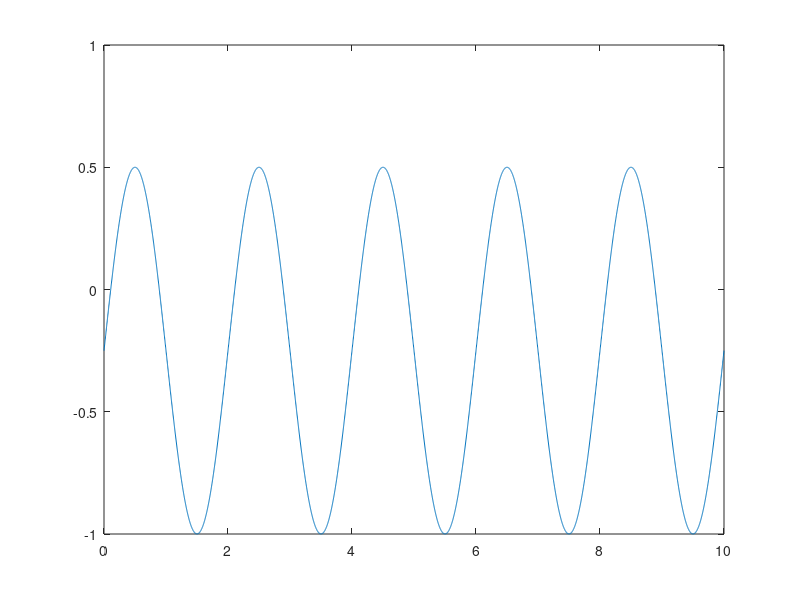
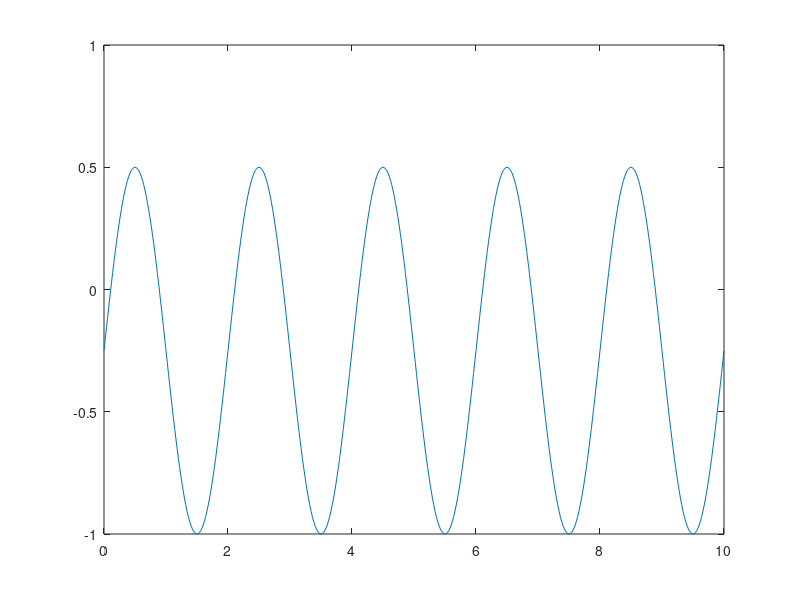
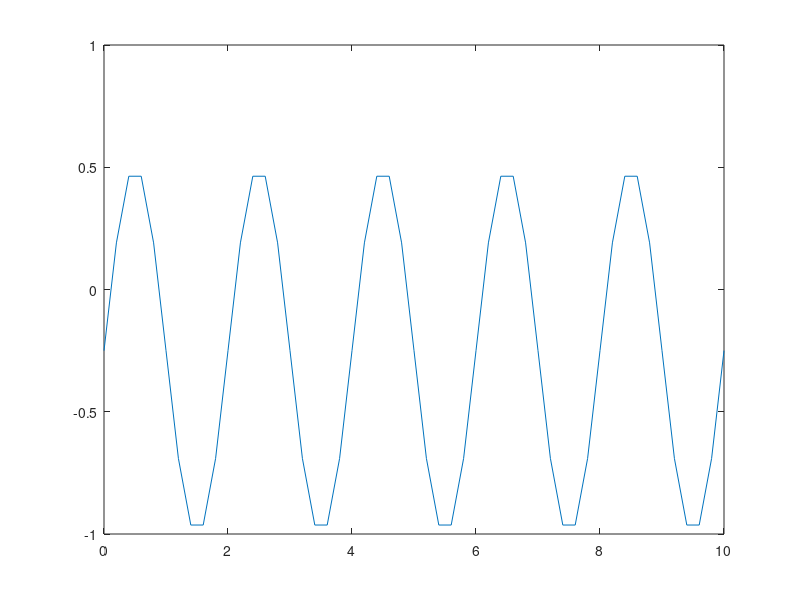

Reproduce these figures in MATLAB, in order.
t1=0:0.002:10; % rezolutia temporara 1
t2=0:0.02:10; % rezolutia temporara 2
t3=0:0.2:10; % rezolutia temporara 3
T=2; % perioada
F=1/T; % frecventa
d=25; % factorul de umplere
w0=2*pi*F; % pulsatia
x1=-0.25+0.75*sin(w0*t1); % vectorul cu valorile semnalului 1
x2=-0.25+0.75*sin(w0*t2); % vectorul cu valorile semnalului 2
x3=-0.25+0.75*sin(w0*t3); % vectorul cu valorile semnalului 3
figure(1)
plot(t1,x1)
figure(2)
plot(t2,x2)
figure(3)
plot(t3,x3)

% am folosit amplitudinea A=0.75 pentru a ne situa in intervalul
% (-0.75,0.75) si am transpus acest semnal cu -0.25
% am fi putut folosi functia "square(w0*t,d)" pentru a ne afisa un semnal
% dreptunghiular, dar acesta nu apare in indrumar.